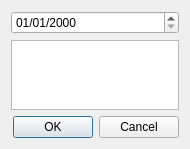
<?xml version="1.0" encoding="UTF-8"?>
<ui version="4.0">
 <class>ModificarFeriadosDialog</class>
 <widget class="QDialog" name="ModificarFeriadosDialog">
  <property name="geometry">
   <rect>
    <x>0</x>
    <y>0</y>
    <width>190</width>
    <height>145</height>
   </rect>
  </property>
  <property name="windowTitle">
   <string>Feriados</string>
  </property>
  <property name="windowIcon">
   <iconset resource="../images/Resource_ha.qrc">
    <normaloff>:/F1/fromHelyx/mainicon.svg</normaloff>:/F1/fromHelyx/mainicon.svg</iconset>
  </property>
  <layout class="QGridLayout" name="gridLayout">
   <item row="2" column="0">
    <widget class="QDialogButtonBox" name="buttonBox">
     <property name="orientation">
      <enum>Qt::Horizontal</enum>
     </property>
     <property name="standardButtons">
      <set>QDialogButtonBox::Cancel|QDialogButtonBox::Ok</set>
     </property>
    </widget>
   </item>
   <item row="0" column="0">
    <widget class="QDateEdit" name="fecha_feriado">
     <property name="displayFormat">
      <string>dd/MM/yyyy</string>
     </property>
    </widget>
   </item>
   <item row="1" column="0">
    <widget class="QPlainTextEdit" name="razon_feriado"/>
   </item>
  </layout>
 </widget>
 <resources>
  <include location="../images/Resource_ha.qrc"/>
 </resources>
 <connections>
  <connection>
   <sender>buttonBox</sender>
   <signal>accepted()</signal>
   <receiver>ModificarFeriadosDialog</receiver>
   <slot>accept()</slot>
   <hints>
    <hint type="sourcelabel">
     <x>248</x>
     <y>254</y>
    </hint>
    <hint type="destinationlabel">
     <x>157</x>
     <y>274</y>
    </hint>
   </hints>
  </connection>
  <connection>
   <sender>buttonBox</sender>
   <signal>rejected()</signal>
   <receiver>ModificarFeriadosDialog</receiver>
   <slot>reject()</slot>
   <hints>
    <hint type="sourcelabel">
     <x>316</x>
     <y>260</y>
    </hint>
    <hint type="destinationlabel">
     <x>286</x>
     <y>274</y>
    </hint>
   </hints>
  </connection>
 </connections>
</ui>
